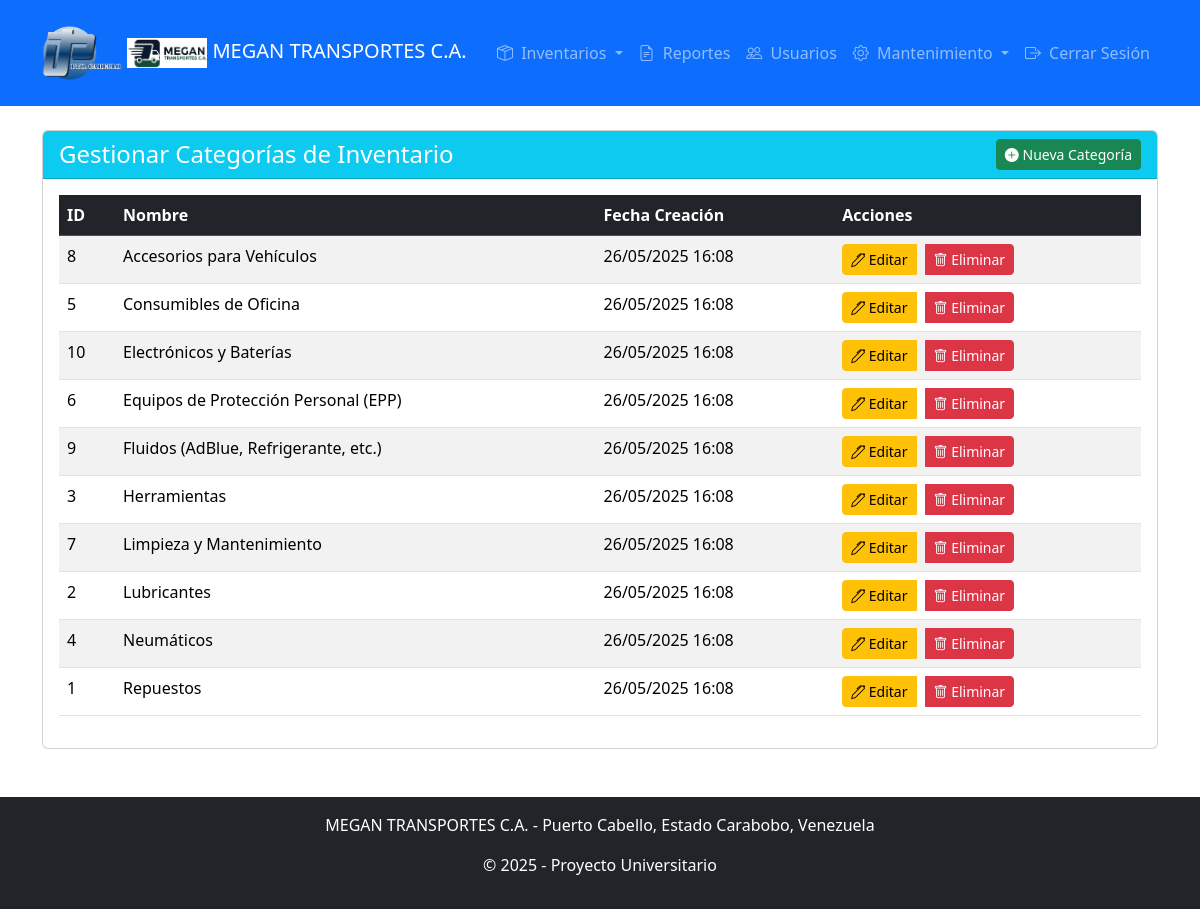
Page /inventario/gestionar_categorias.php (signed in) on the committed database.
### tables this page shows
CREATE TABLE `categorias` (
  `id` int(11) NOT NULL AUTO_INCREMENT,
  `nombre` varchar(100) NOT NULL,
  `fecha_creacion` timestamp NULL DEFAULT current_timestamp(),
  PRIMARY KEY (`id`),
  UNIQUE KEY `nombre` (`nombre`)
);

### inventario/gestionar_categorias.php (the view, shortened to what this page needs)
<?php
include '../includes/db.php';
include '../includes/header.php';
$categorias = [];
$sql_select = "SELECT id, nombre, fecha_creacion FROM categorias ORDER BY nombre ASC";
$result = $conn->query($sql_select);
if ($result && $result->num_rows > 0) {
    while ($row = $result->fetch_assoc()) {
        $categorias[] = $row;
    }
}
?>
<div class="row">
    <div class="col-md-12">
        <div class="card">
            <div class="card-header bg-info text-white d-flex justify-content-between align-items-center">
                <h4 class="mb-0">Gestionar Categorías de Inventario</h4>
                <button type="button" class="btn btn-success btn-sm" data-bs-toggle="modal" data-bs-target="#addCategoriaModal">
                    <i class="bi bi-plus-circle-fill"></i> Nueva Categoría
                </button>
            </div>
            <div class="card-body">
                <?php if (empty($categorias)): ?>
                    <p class="text-center">No hay categorías registradas. ¡Añade la primera!</p>
                <?php else: ?>
                    <div class="table-responsive">
                        <table class="table table-striped table-hover">
                            <thead class="table-dark">
                                <tr>
                                    <th>ID</th>
                                    <th>Nombre</th>
                                    <th>Fecha Creación</th>
                                    <th>Acciones</th>
                                </tr>
                            </thead>
                            <tbody>
                                <?php foreach ($categorias as $cat): ?>
                               <tr>
    <td><?php echo $cat['id']; ?></td>
    <td><?php echo htmlspecialchars($cat['nombre']); ?></td>
    <td><?php echo date('d/m/Y H:i', strtotime($cat['fecha_creacion'])); ?></td>
    <td>
        <div class="btn-group" role="group">
            <button type="button" class="btn btn-warning btn-sm btn-edit"
                    data-bs-toggle="modal" data-bs-target="#editCategoriaModal"
                    data-id="<?php echo $cat['id']; ?>"
                    data-nombre="<?php echo htmlspecialchars($cat['nombre']); ?>"
                    title="Editar">
               <i class="bi bi-pen"></i> Editar
            </button>
            <button type="button" class="btn btn-danger btn-sm btn-delete ms-2"
                    data-bs-toggle="modal" data-bs-target="#deleteCategoriaModal"
                    data-id="<?php echo $cat['id']; ?>"
                    data-nombre="<?php echo htmlspecialchars($cat['nombre']); ?>"
                    title="Eliminar">
                <i class="bi bi-trash"></i> Eliminar
            </button>
        </div>
    </td>
</tr>
                                <?php endforeach; ?>
                            </tbody>
                        </table>
                    </div>
                <?php endif; ?>
            </div>
        </div>
    </div>
</div>
<?php include '../includes/footer.php'; ?>

### rows in the picture
categorias: id "8", nombre "Accesorios para Vehículos", fecha_creacion "26/05/2025 16:08"
categorias: id "5", nombre "Consumibles de Oficina", fecha_creacion "26/05/2025 16:08"
categorias: id "10", nombre "Electrónicos y Baterías", fecha_creacion "26/05/2025 16:08"
categorias: id "6", nombre "Equipos de Protección Personal (EPP)", fecha_creacion "26/05/2025 16:08"
categorias: id "9", nombre "Fluidos (AdBlue, Refrigerante, etc.)", fecha_creacion "26/05/2025 16:08"
categorias: id "3", nombre "Herramientas", fecha_creacion "26/05/2025 16:08"
categorias: id "7", nombre "Limpieza y Mantenimiento", fecha_creacion "26/05/2025 16:08"
categorias: id "2", nombre "Lubricantes", fecha_creacion "26/05/2025 16:08"
categorias: id "4", nombre "Neumáticos", fecha_creacion "26/05/2025 16:08"
categorias: id "1", nombre "Repuestos", fecha_creacion "26/05/2025 16:08"
